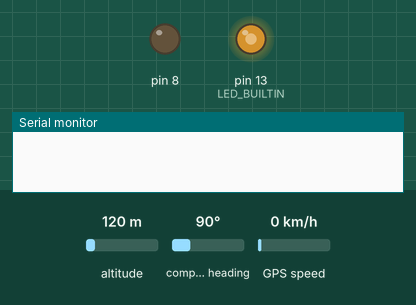
Recording of a sketch running on a simulated Arduino Mega 2560, built with avr-gcc and run on an emulated ATmega2560. Shown: output pins drawn as LEDs (lit = HIGH), the last lines printed to the serial monitor. Dashed ring = blinking. The inputs (shaded band) are chosen by the test bench; at power-on: altitude 120 m, compass heading 90°, GPS speed 0 km/h. Storage starts empty; the GPS gets a fix after 3 s at 37.7749, -122.4194 with 8 satellites.

Above: at 0.3 s.
At 3.1 s:
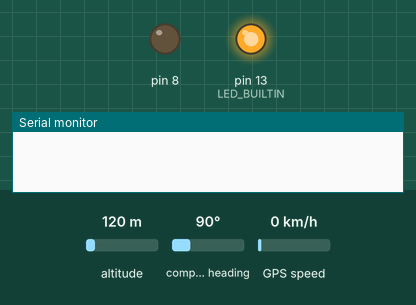
At 33.26 s:
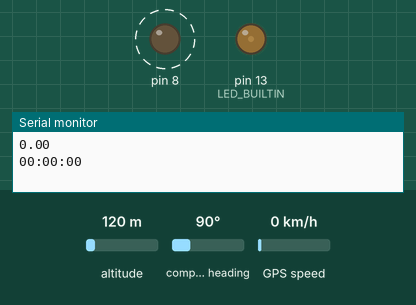
Timing chart, 0 to 73.0 s (numbered marks = the images above):
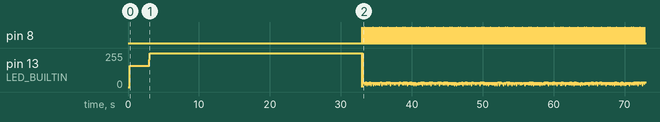

The sketch:

ADA_GPS_Final.ino
```cpp
#include <SD.h>
#include <SPI.h>
#include <Adafruit_GPS.h>

// Definisci i pin per la scheda SD e il GPS
#define SD_CS_PIN 4

uint32_t timer = millis();
// Inizializza il GPS
Adafruit_GPS GPS(&Serial1);
String folderName;
String datiVoloPath;
String maxDatiPath;
String FlightStart = "";
String EndFlight = "";
String Date = "";
String duration = "";

float previousAltitude = 0.0;
unsigned long previousTime = 0;
float vario = 0.00;
float maxalt = 0.00;
float maxspeed = 0.00;
float maxvario = 0.00;
float course = 0.00;
char durationBuffer[20];
const unsigned long interval = 2000;  // Intervallo di 2000 millisecondi

void setup() {
  pinMode(LED_BUILTIN, OUTPUT);
  pinMode(8, OUTPUT);
  Serial.begin(115200);  // Inizializza la comunicazione seriale
  Serial1.begin(9600);
  if (!SD.begin(SD_CS_PIN)) {  // Inizializza la scheda SD
                               //  Serial.println("Errore nell'inizializzazione della scheda SD");
    return;
  }
  //Serial.println("Scheda SD inizializzata");
  GPS.begin(9600);  // Inizializza il GPS
  GPS.sendCommand(PMTK_SET_NMEA_OUTPUT_RMCGGA);
  GPS.sendCommand(PMTK_SET_NMEA_UPDATE_1HZ);
  delay(200);

  while (!GPS.fix) {  // Attendi che il GPS ottenga un fix
    char c = GPS.read();
    digitalWrite(LED_BUILTIN, LOW);
    if (GPS.newNMEAreceived()) {
      if (!GPS.parse(GPS.lastNMEA())) {
        digitalWrite(LED_BUILTIN, HIGH);
        continue;
      }
    }
    digitalWrite(LED_BUILTIN, HIGH);
  }
  createFolderAndOpenFiles();  // Crea la cartella e i file
  delay(30000);
}
void loop() {
  digitalWrite(LED_BUILTIN, LOW);
  char c = GPS.read();  // Leggi i dati dal GPS
  if (GPS.newNMEAreceived()) {
    if (!GPS.parse(GPS.lastNMEA())) {
      return;
    }
  }
  if (millis() - timer > 300) {  // Gestisci la frequenza di scrittura con millis()
    timer = millis();            // reset the timer
    digitalWrite(8, HIGH);       // turn the LED on (HIGH is the voltage level)
    File datiVoloFile;           // Scrivi i dati nei file
    File maxDatiFile;
    /* Serial.print("Percorso datiVoloPath: ");
    Serial.println(datiVoloPath);
    Serial.print("Percorso maxDatiPath: ");
    Serial.println(maxDatiPath);*/
    float currentAltitude = GPS.altitude;
    float currentSpeed = (GPS.speed * 1852) / 1000;
    Serial.println(currentSpeed);
    if (datiVoloFile = SD.open(datiVoloPath.c_str(), FILE_WRITE)) {
      char buffer[200];
      sprintf(buffer, "%02d/%02d/%02d, %02d:%02d:%02d, %.4f , %.4f , %.2f , %.2f , %d , %.2f",
              (GPS.day), (GPS.month), (GPS.year),
              GPS.hour + 1, GPS.minute, GPS.seconds,  //GPS.milliseconds, .%03d
              GPS.longitude, GPS.latitude,
              currentAltitude, currentSpeed, GPS.satellites, vario);  //(int)GPS.speed
      datiVoloFile.println(buffer);
      datiVoloFile.close();
    } else {
      // Serial.println("Errore nella scrittura del file DatiVolo.txt");
    }
    calculateFlightTimes();
    // char durationBuffer[20];
    calculateDuration();                                         // Calcola la durata del volo
    calculateVarioAndCourse(GPS.altitude, GPS.speed, millis());  // Calcola il vario
    calculateMaxValues(GPS.altitude, GPS.speed, vario);          // Calcola i valori massimi

    if (maxDatiFile = SD.open(maxDatiPath.c_str(), O_RDWR)) {
      char maxBuffer[200];  // Sovrascrivi i valori massimi nel file
                            // sprintf(maxBuffer, "%.2f, %.2f, %.2f, %.2f, %s, %s, %s, %s", maxalt, maxspeed, maxvario, course, durationBuffer, FlightStart.c_str(), EndFlight.c_str(), Date.c_str());
      sprintf(maxBuffer, "%.2f, %.2f, %.2f, %.2f, %s, %s, %s, %s", maxalt, maxspeed, maxvario, course, durationBuffer, FlightStart.c_str(), EndFlight.c_str(), Date.c_str());
      maxDatiFile.print(maxBuffer);  // Usa print invece di println per evitare di aggiungere una nuova riga
      maxDatiFile.close();
    } else {
      //Serial.println("Errore nella scrittura del file MaxDati.txt");
    }
    digitalWrite(8, LOW);  // turn the LED on (HIGH is the voltage level)
  }
  digitalWrite(LED_BUILTIN, HIGH);
}
void createFolderAndOpenFiles() {
  Date = String(GPS.day) + "/" + String(GPS.month) + "/" + String(GPS.year);
  folderName = String(GPS.day) + String(GPS.month) + String(GPS.hour) + String(GPS.minute);  // Crea il nome della cartella
  if (!SD.exists(folderName.c_str())) {
    if (SD.mkdir(folderName.c_str())) {
      //Serial.println("Cartella creata con successo: " + folderName);
    } else {
      //Serial.println("Errore nella creazione della cartella: " + folderName);
    }
  } else {
    //Serial.println("La cartella esiste già: " + folderName);
  }
  datiVoloPath = folderName + "/DatiVolo.txt";  // Crea i file all'interno della cartella
  maxDatiPath = folderName + "/MaxDati.txt";
  File datiVoloFile;
  File maxDatiFile;
  /* Serial.print("Percorso datiVoloPath: ");
  Serial.println(datiVoloPath);
  Serial.print("Percorso maxDatiPath: ");
  Serial.println(maxDatiPath);*/
  if (datiVoloFile = SD.open(datiVoloPath.c_str(), FILE_WRITE)) {
    datiVoloFile.close();
  } else {
    //Serial.println("Errore nella creazione del file DatiVolo.txt");
  }
  if (maxDatiFile = SD.open(maxDatiPath.c_str(), FILE_WRITE)) {
    maxDatiFile.close();
  } else {
    //Serial.println("Errore nella creazione del file MaxDati.txt");
  }
}
//------------------------------------------------------------------------------
void calculateFlightTimes() {
  char timeBuffer[20];
  if (FlightStart == "") {
    sprintf(timeBuffer, "%02d:%02d:%02d", GPS.hour + 1, GPS.minute, GPS.seconds);
    FlightStart = String(timeBuffer);
  }
  sprintf(timeBuffer, "%02d:%02d:%02d", GPS.hour + 1, GPS.minute, GPS.seconds);
  EndFlight = String(timeBuffer);
}
void calculateDuration() {
  int startHour, startMinute, startSecond;
  int endHour, endMinute, endSecond;

  sscanf(FlightStart.c_str(), "%02d:%02d:%02d", &startHour, &startMinute, &startSecond);
  sscanf(EndFlight.c_str(), "%02d:%02d:%02d", &endHour, &endMinute, &endSecond);

  int durationSeconds = (endHour * 3600 + endMinute * 60 + endSecond) - (startHour * 3600 + startMinute * 60 + startSecond);
  int hours = durationSeconds / 3600;
  int minutes = (durationSeconds % 3600) / 60;
  int seconds = durationSeconds % 60;
  sprintf(durationBuffer, "%02d:%02d:%02d", hours, minutes, seconds);
  //return String(durationBuffer);
  //sscanf(duration.c_str(), "%02d:%02d:%02d",&hours, &minutes, &seconds);
  Serial.println(durationBuffer);
}
void calculateVarioAndCourse(float currentAltitude, float currentSpeed, unsigned long currentTime) {
  if (currentTime - previousTime >= interval) {
    vario = (currentAltitude - previousAltitude) / (interval / 1000.0);  // Calcola la velocità di variazione dell'altitudine in m/s
    course += (currentSpeed * (interval / 3600000.0)) * 1000;            // Calcola la distanza percorsa in metri
    previousAltitude = currentAltitude;
    previousTime = currentTime;
  }
}
void calculateMaxValues(float currentAltitude, float currentSpeed, float vario) {
  if (currentAltitude > maxalt) {
    maxalt = currentAltitude;
  }
  if (currentSpeed > maxspeed) {
    maxspeed = currentSpeed;
  }
  if (vario > maxvario) {
    maxvario = vario;
  }
}
```

Measured:
- by itself, pin 8: alternates HIGH for 0.03 s and LOW for 0.28 s
